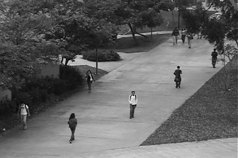
#> input picture Lecture 4/Data/Test016/003.tif, 238 x 158 px; its folder holds only this picture in this run
$ jupyter execute exe_1.ipynb
#> lines starting #> are read from the running program, lines starting #| are printed output that depends on the picture; after the words box and inside, x2 and y2 are one past the last pixel; in counts of white or black regions, pixels touching at a corner belong together
Exercise 1

- Download the UCSD Anomaly Detection Dataset from here: http://www.svcl.ucsd.edu/projects/anomaly/dataset.html (also available under Exercise Materials on the main course page)

- Pick a sequence to work with, e.g. UCSDped1\Test\Test016 (which is good, because it's not too crowded). Use the first picture as background and make a program where you can flip through all pictures and the difference will be highlighted in red

[cell 1]
# Importing libraries & packages
import numpy as np
import cv2 as cv
import matplotlib.pyplot as plt
import time
import glob
import sys

# Define data path + output folder
data = "../Data/Test016/"
output = "output/"

Test:

[cell 2]
## Load imgs
#images = glob.glob(data + "*.tif")

## Create BG subtractor object
##fgbg = cv.createBackgroundSubtractorMOG2()

## BG image
#bg = cv.imread(images[0], cv.IMREAD_GRAYSCALE)

## Set the desired window size
#window_width = 800  # Width in pixels
#window_height = 600  # Height in pixels

## Create a window with the specified size
#cv.namedWindow('Test', cv.WINDOW_NORMAL)
#cv.resizeWindow('Test', window_width, window_height)

## Last frame flag
#last_frame = False

## Flip through imgs
#for image in images:
#    img = cv.imread(image, cv.IMREAD_GRAYSCALE)
#    #fgmask = fgbg.apply(img)
#    #cv.imshow("img", fgmask)

#    # Find the abs difference
#    abs_diff = cv.absdiff(img,bg)
#    #abs_diff = abs(img - bg)

#    # Apply adaptive or simple thresholding
#    #threshold = cv.adaptiveThreshold(abs_diff,255,cv.ADAPTIVE_THRESH_GAUSSIAN_C,cv.THRESH_BINARY,3,2)
#    #_, binary_mask = cv.threshold(abs_diff, 10, 255, cv.THRESH_BINARY)

#    cv.imshow("Test",abs_diff)
#    #cv.imshow("Window",threshold)
#    #cv.imshow("Window",binary_mask)

#    k = cv.waitKey(0)
#    if k == ord("q"):
#        break

#    # If reached last element flip last_frame
#    if image == images[-1]:
#        last_frame = True

## Keep displaying the last frame
#if last_frame == True:
#    while 1:
#        k = cv.waitKey(0)
#        if k == ord("q"):
#            break

#cv.destroyAllWindows()
#print("Successfully exited!")

Background subtraction:

[cell 3]
# Load imgs
images = glob.glob(data + "*.tif")

# BG image
bg = cv.imread(images[0], cv.IMREAD_GRAYSCALE)
#> bg is the input picture: shape (158, 238); min 0, max 242, mean 98.3

# Set the desired window size
window_width = 800  # Width in pixels
window_height = 600  # Height in pixels

# Create a window with the specified size
cv.namedWindow('Background Subtraction', cv.WINDOW_NORMAL)
cv.resizeWindow('Background Subtraction', window_width, window_height)

# Last frame flag
last_frame = False

# Flip through imgs
for image in images:
    img = cv.imread(image, cv.IMREAD_GRAYSCALE)

    # Find the abs difference
    abs_diff = cv.absdiff(img,bg)
#> abs_diff: shape (158, 238); every value is 0

    # Apply adaptive or simple thresholding
    #threshold = cv.adaptiveThreshold(abs_diff,255,cv.ADAPTIVE_THRESH_GAUSSIAN_C,cv.THRESH_BINARY,3,2)
    #_, threshold = cv.threshold(abs_diff, 10, 255, cv.THRESH_BINARY)

    cv.imshow("Background Subtraction",abs_diff)
    #cv.imshow("Window",threshold)

    k = cv.waitKey(0)
#> (key q is pressed here)
    if k == ord("q"):
        break

    # If reached last element flip last_frame
    if image == images[-1]:
        last_frame = True

# Keep displaying the last frame
if last_frame == True:
    while 1:
        k = cv.waitKey(0)
        if k == ord("q"):
            break

cv.destroyAllWindows()
print("Successfully exited!")

Image differencing:

[cell 4]
# Load imgs
images = glob.glob(data + "*.tif")

# Set the desired window size
window_width = 800  # Width in pixels
window_height = 600  # Height in pixels

# Create a window with the specified size
cv.namedWindow('Image Differencing', cv.WINDOW_NORMAL)
cv.resizeWindow('Image Differencing', window_width, window_height)

# Last frame flag
last_frame = False

# Define previous frame
prev_frame = None

# Flip through imgs
for image in images:
    img = cv.imread(image, cv.IMREAD_GRAYSCALE)

    if prev_frame is not None:
        # Find the abs difference
        abs_diff = cv.absdiff(img,prev_frame)

        # Apply adaptive or simple thresholding
        #threshold = cv.adaptiveThreshold(abs_diff,255,cv.ADAPTIVE_THRESH_GAUSSIAN_C,cv.THRESH_BINARY,3,2)
        _, threshold = cv.threshold(abs_diff, 10, 255, cv.THRESH_BINARY)

        cv.imshow("Image Differencing",abs_diff)
        #cv.imshow("Window",threshold)
    else:
        cv.imshow("Image Differencing",img)

    k = cv.waitKey(0)
#> (key q is pressed here)
    if k == ord("q"):
        break

    # If reached last element flip last_frame
    if image == images[-1]:
        last_frame = True

    prev_frame = img

# Keep displaying the last frame
if last_frame == True:
    while 1:
        k = cv.waitKey(0)
        if k == ord("q"):
            break

cv.destroyAllWindows()
print("Successfully exited!")

Image differencing + highlighting:

[cell 5]
# Load imgs
images = glob.glob(data + "*.tif")

# Set the desired window size
window_width = 800  # Width in pixels
window_height = 600  # Height in pixels

# Create a window with the specified size
cv.namedWindow('Image Differencing + Highlight', cv.WINDOW_NORMAL)
cv.resizeWindow('Image Differencing + Highlight', window_width, window_height)

# Flags
last_frame = False
prev_frame = None
adaptive = True

# Threshold, BlockSize, Constant C
th_value = 1
C = 0
blockSize = 3 # Must be 3x3,7x7,9x9 ...

# Flip through imgs
for image in images:
    img = cv.imread(image, cv.IMREAD_GRAYSCALE)

    if prev_frame is not None:
        # Find the abs difference
        abs_diff = cv.absdiff(img,prev_frame)


        # Apply adaptive or simple thresholding
        if adaptive == True:
            threshold = cv.adaptiveThreshold(abs_diff,255,cv.ADAPTIVE_THRESH_GAUSSIAN_C,cv.THRESH_BINARY,blockSize,C)
        else:
            _, threshold = cv.threshold(abs_diff, th_value, 255, cv.THRESH_BINARY)

        # Create a 3-channel image with red highlighting where differences are found
        highlighted_diff = cv.cvtColor(img, cv.COLOR_GRAY2BGR)
        highlighted_diff[threshold > 0] = [0, 0, 255]  # Set the pixels to red

        cv.imshow("Image Differencing + Highlight",highlighted_diff)
    else:
        cv.imshow("Image Differencing + Highlight",img)

    k = cv.waitKey(0)
#> (key q is pressed here)
    if k == ord("q"):
        break

    # If reached last element flip last_frame
    if image == images[-1]:
        last_frame = True

    prev_frame = img

# Keep displaying the last frame
if last_frame == True:
    while 1:
        k = cv.waitKey(0)
        if k == ord("q"):
            break

cv.destroyAllWindows()
print("Successfully exited!")

Image subtraction with bg avg:

[cell 6]
# Importing libraries & packages
import numpy as np
import cv2 as cv
import matplotlib.pyplot as plt
import time
import glob
import sys

# Define data path + output folder
data = "../Data/Test016/"
output = "output/"

# Load imgs
images = [cv.imread(image, cv.IMREAD_GRAYSCALE) for image in glob.glob(data + "*.tif")]
#> images = 1 item
images2 = glob.glob(data + "*.tif")

# Find avg background
avg_bg = np.mean(images, axis=0)
avg_bg = avg_bg.astype(np.float32)

# Set the desired window size
window_width = 800  # Width in pixels
window_height = 600  # Height in pixels

# Create a window with the specified size
cv.namedWindow('Image Differencing + Highlight', cv.WINDOW_NORMAL)
cv.resizeWindow('Image Differencing + Highlight', window_width, window_height)

# Flags
last_frame = False
prev_frame = None
adaptive = None

# Threshold, BlockSize, Constant C
th_value = 1
C = 0
blockSize = 3 # Must be 3x3,7x7,9x9 ...

# Flip through imgs
for image in images2:
    img = cv.imread(image)
    img = cv.cvtColor(img, cv.COLOR_BGR2GRAY)
    img = img.astype(np.float32)
    img = cv.normalize(img, None, 0, 1.0, cv.NORM_MINMAX, dtype=cv.CV_32F)

    if prev_frame is not None:
        # Find the abs difference
        avg_bg = cv.normalize(avg_bg, None, 0, 1.0, cv.NORM_MINMAX, dtype=cv.CV_32F)
        abs_diff = cv.absdiff(img,avg_bg)

        # Apply adaptive or simple thresholding
        if adaptive == True:
            threshold = cv.adaptiveThreshold(abs_diff,255,cv.ADAPTIVE_THRESH_GAUSSIAN_C,cv.THRESH_BINARY,blockSize,C)
        elif adaptive == False:
            _, threshold = cv.threshold(abs_diff, th_value, 255, cv.THRESH_BINARY)

        # Create a 3-channel image with red highlighting where differences are found
        highlighted_diff = cv.cvtColor(img, cv.COLOR_GRAY2BGR)
        highlighted_diff[abs_diff > 0.4] = [0, 0, 255]  # Set the pixels to red

        cv.imshow("Image Differencing + Highlight",highlighted_diff)
    else:
        cv.imshow("Image Differencing + Highlight",img)

    k = cv.waitKey(0)
#> (key q is pressed here)
    if k == ord("q"):
        break

    # If reached last element flip last_frame
    if image == images2[-1]:
        last_frame = True

    prev_frame = img

# Keep displaying the last frame
if last_frame == True:
    while 1:
        k = cv.waitKey(0)
        if k == ord("q"):
            break

cv.destroyAllWindows()
print("Successfully exited!")

Background subtraction with subtractor object:

[cell 7]
# Load imgs
images = glob.glob(data + "*.tif")

# BG image
bg = cv.imread(images[0], cv.IMREAD_GRAYSCALE)

# Set the desired window size
window_width = 800  # Width in pixels
window_height = 600  # Height in pixels

# Create a window with the specified size
cv.namedWindow('Background Subtraction with subtractor object', cv.WINDOW_NORMAL)
cv.resizeWindow('Background Subtraction with subtractor object', window_width, window_height)

# Last frame flag
last_frame = False

# Initialize bg subtractor object
backSub = cv.createBackgroundSubtractorMOG2()

# Flip through imgs
for image in images:
    img = cv.imread(image)

    # Apply bg subtractor
    img = backSub.apply(img)
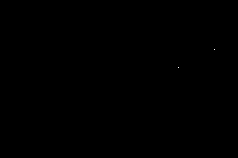
#> img: shape (158, 238); values 127 (black) and 255 (white), 0.01% white in thin lines or dots, all inside (x1, y1, x2, y2) = (178, 49, 215, 68)

    ## Apply threshold
    #_, threshold = cv.threshold(img, 0, 255, cv.THRESH_BINARY)

    ## Create a 3-channel image with red highlighting where differences are found
    #img = cv.cvtColor(img, cv.COLOR_GRAY2BGR)
    #img[threshold > 0] = [0, 0, 255]  # Set the pixels to red

    cv.imshow("Background Subtraction with subtractor object",img)

    k = cv.waitKey(0)
#> (key q is pressed here)
    if k == ord("q"):
        break

    # If reached last element flip last_frame
    if image == images[-1]:
        last_frame = True

# Keep displaying the last frame
if last_frame == True:
    while 1:
        k = cv.waitKey(0)
        if k == ord("q"):
            break

cv.destroyAllWindows()
print("Successfully exited!")
